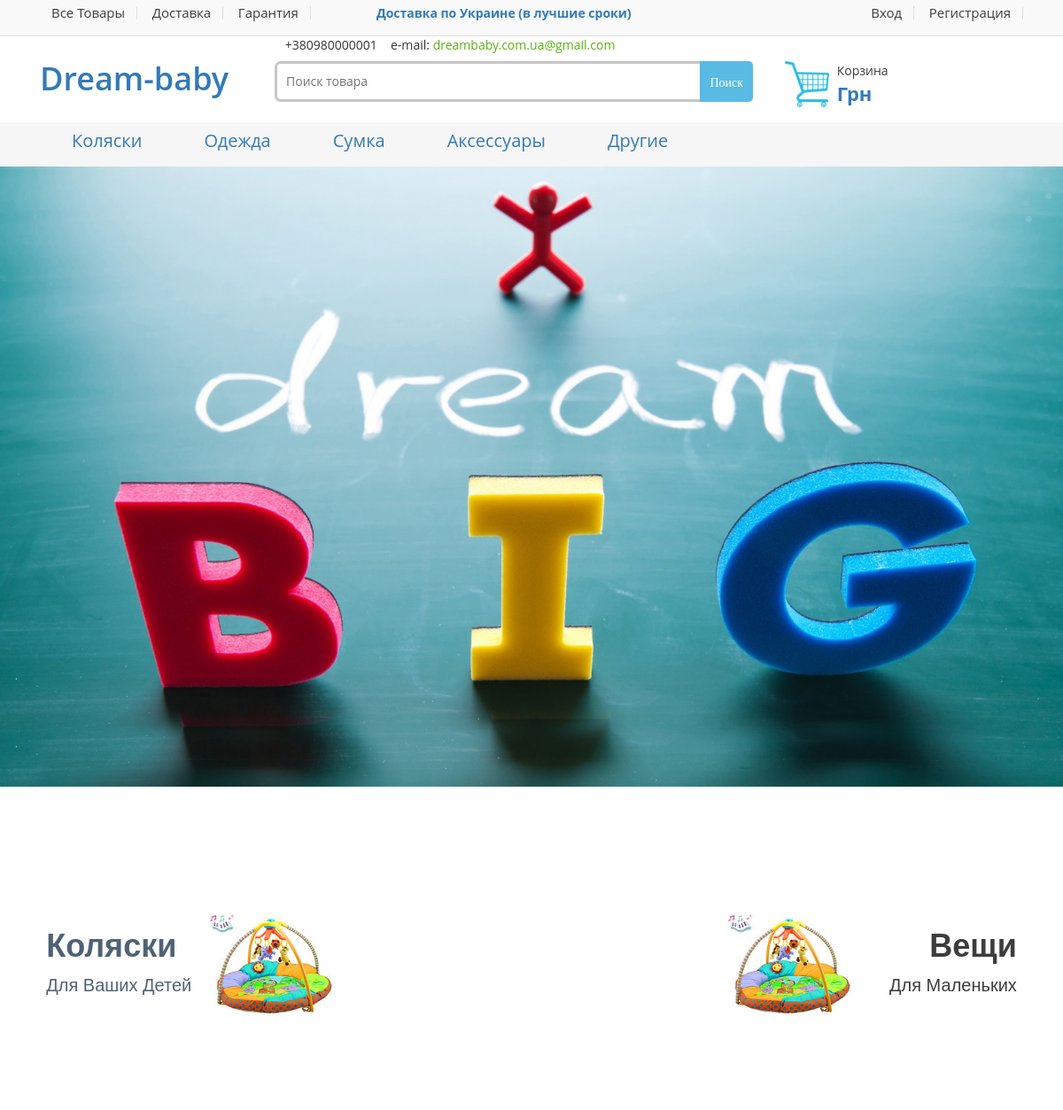
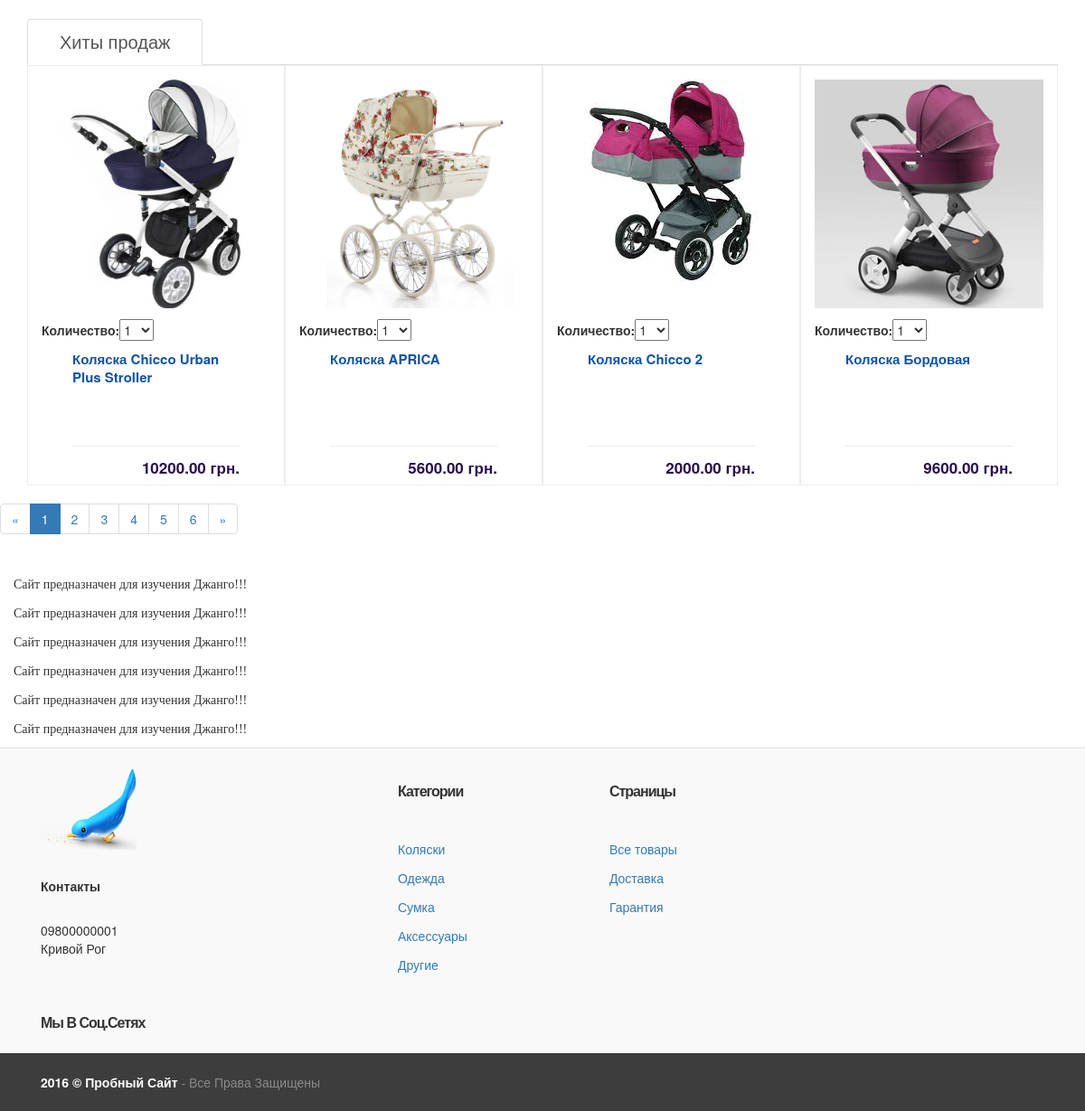
The page / on the database its author committed (2 pictures, top to bottom).
### main/models.py (models this page shows, shortened)
class Category(models.Model):
	name = models.CharField(max_length=255, verbose_name='Название категории')
	alias = models.SlugField(verbose_name='Alias категории')
	class Meta:
		verbose_name = "Категория"
		verbose_name_plural = "Категории"

class Product(models.Model):
	id = models.AutoField(primary_key=True)
	name = models.CharField(
		max_length=255,
		verbose_name='Название товара')
	price = models.DecimalField(
		max_digits=10,
		decimal_places=2,
		default=0,
		verbose_name='Цена')
	image = models.ImageField(
		blank=True,
		verbose_name='Фото',
		null=True)
	alias = models.SlugField(
		verbose_name='Alias товара')
	description = models.TextField(
		blank=True,
		verbose_name="Описание товара")
	created = models.DateTimeField(auto_now_add=True)
	updated = models.DateTimeField(auto_now=True)
	category = models.ForeignKey(Category)
	class Meta:
		verbose_name = "Товар"
		verbose_name_plural = "Товары"

### main/views.py (the view)
# urls.py: url(r'^$', views.home, name = 'home'),
def home(request,):
	category = Category.objects.all()
	products = Product.objects.all()
	cart_product_form = CartAddProductForm()
	paginator = Paginator(products, 4)
	page = request.GET.get('page')
	try:
		products = paginator.page(page)
	except PageNotAnInteger:
		products = paginator.page(1)
	except EmptyPage:
		products = paginator.page(paginator.num_pages)
	return render(request, 'home.html',
					{'products':products, 'categories': category,
						'cart_product_form': cart_product_form})

### cart/forms.py
class CartAddProductForm(forms.Form):
    quantity = forms.TypedChoiceField(choices=PRODUCT_QUANTITY_CHOICES, coerce=int, label="Количество")
    update = forms.BooleanField(required=False, initial=False, widget=forms.HiddenInput)

### main/context_processors.py (called while the page is built)
def st_proc(request):
    return {'PORTAL_URL': request.scheme + '://' + request.get_host()}

### main/templates/home.html
{%extends "base.html"%}
{% load static from staticfiles%}

### templates/base.html (shortened to what this page needs)
{% load staticfiles %}
<!DOCTYPE html>
<html>
<head>
	<link rel="stylesheet" type="text/css" href="{{PORTAL_URL}}{% static "css/style1.css" %}">
	<link rel="stylesheet" type="text/css" href="{{PORTAL_URL}}{% static "css/footer.css" %}">
	<link rel="stylesheet"
          href="https://maxcdn.bootstrapcdn.com/bootstrap/3.3.7/css/bootstrap.min.css">
</head>
<body>
	<div class="wrapper">
		<nav class="top-bar">
			<div class="container">
				<div class="col-xs-12 col-sm-4 no-margin">
					<ul>
						<li>
							<a data-page="7" href="{% url "products" %}">Все товары</a>
						</li>
						<li>
							<a data-page="10" href="{% url "dostavka" %}">Доставка</a>
						</li>
						<li>
							<a data-page="19" href="{% url "garantia" %}">Гарантия</a>
						</li>
					</ul>
				</div>
				<div class="col-xs-12 col-sm-4 no-margin">
					<a href="{% url "garantia" %}"><b>Доставка по Украине (в лучшие сроки)</b></a>
				</div>
				<div class="col-xs-12 col-sm-4 no-margin">
					<ul class="right">
						{% if user.is_authenticated %}
							<li>
								<a id="logout" href="{% url "auth_logout" %}">Выйти</a>
							</li>
							<span>{{user.username}}</span>
						{% else %}
							<li>
								<a id="register" href="{% url "auth_login" %}">Вход</a>
							</li>
							<li>
								<a id="login" href="{% url "registration_register" %}">Регистрация</a>
							</li>
						{% endif %}
					</ul>
				</div>
			</div>
		</nav>
		<header class="header-alt no-padding-bottom">
			<div class="container no-padding">
				<div class="col-xs-12 col-md-3 logo-holder">
					<div class="logo">
						<a href="{% url "home" %}">
							<h1>Dream-baby</h1>
						</a>
					</div>
				</div>
				<div class="col-xs-12 col-md-6 top-search-holder no-margin">
					<div class="contact-row">
						<div class="phone inline">
							+380980000001
						</div>
						<div class="contact inline">
							e-mail:
							<span class="le-color">dreambaby.com.ua@gmail.com</span>
						</div>
					</div>
					<div class="search-area">
						<form action="{% url 'place_search' %}" method="GET">
							<div class="control-group">
								<input class="search-field input_search" type="text" name="q" value="" placeholder="Поиск товара" autocomplete="off">
								<button class="search-button" type="submit" title="Найти"></button>
							</div>
						</form>
					</div>
				</div>
				<div class="col-xs-12 col-md-3 top-cart-row no-margin">
					<div class="top-cart-row-container">
						<div class="top-cart-holder dropdown animate-dropdown">
							<div id="cart_informer" class="backet">
								<div id="cart">
									<a id="cart_a" href="{% url 'cart:CartDetail' %}" class="dropdown-toggle" data-toggle="dropdown">
										<div class="basket-item-count">
											<img src="{{PORTAL_URL}}/static/img/korzina.png" alt="">
										</div>
										<div class="total-price-basket">
											<span class="lbl">Корзина</span>
											<span class="total-price">
											    <span class="sign"> грн</span>
											</span>
										</div>
									</a>
								</div>
							</div>
						</div>
					</div>
				</div>
			</div>
			{% block nav %}
			<nav id="top-megamenu-nav" class="megamenu-vertical animate-dropdown">
				<div class="container">
					<div class="yamm navbar">
						<div id="mc-horizontal-menu-collapse" class="collapse navbar-collapse">
							<ul class="nav navbar-nav">
							{% for category in categories%}
								<li>
									<a href="{{PORTAL_URL}}/category/{{ category.alias }}">{{category.name}}</a>
								</li>
							{% endfor%}
							</ul>
						</div>
					</div>
				</div>
			</nav>
			{% endblock nav %}
		</header>
		{% block content %}
		<div class="top-banner">
			<a href="./">
				<img src="{{PORTAL_URL}}/static/img/dream.jpg" width="1200px" height="700px">
			</a>
		</div>
	</div>
	<div class="clearfix">
		<br>
	</div>
	<section id="banner-holder" class="wow">
		<div class="container">
			<div class="row">
				<div class="col-xs-12 col-md-6 col-sm-6 col-lg-6 banner">
					<a href="{% url "products" %}">
						<div class="banner-text theblue">
							<h1>Коляски</h1>
							<span class="tagline">для Ваших детей</span>
						</div>
						<img class="banner-image img-responsive" alt="" src="{{PORTAL_URL}}/static/img/img3.jpg">
					</a>
				</div>
				<div class="col-xs-12 col-md-6 col-sm-6 col-lg-6 text-right banner">
					<a href="{% url "products" %}">
						<div class="banner-text right">
							<h1>Вещи</h1>
							<span class="tagline">для маленьких</span>
						</div>
						<img class="banner-image img-responsive" alt="" src="{{PORTAL_URL}}/static/img/img3.jpg">
					</a>
				</div>
			</div>
		</div>
	</section>
	<div class="container">
		<div class="tab-holder">
			<ul class="nav nav-tabs">
				<li role="presentation" class="active">
					<a href="{% url "home" %}" data-toggle="tab">Хиты продаж</a>
				</li>
			</ul>
			<div class="tab-content">
				<div id="featured" class="tab-pane active">
					<div class="product-grid-holder">
					{% for product in products %}
						<div class="col-sm-4 col-md-3 no-margin product-item-holder hover">
							<div class="product-item product">
								<div class="image">
									<a href="{{ product.image.url }}">
										<img src="{{ product.image.url }}" >
									</a>
								</div>
								<form class="variants" action="{% url 'cart:CartAdd' product.id %}" method="post">
								{{ cart_product_form }}
									<div class="body">
										<div class="title">
											<a href="{% url 'item' product.alias %}">{{product.name}}</a>
										</div>
									</div>
									<div class="prices">
										<div class="price-current pull-right">
											<span class="pr">{{product.price}} грн.</span>
										</div>
									</div>
								</form>
							</div>
						</div>
						{% endfor %}
					</div>
				</div>
			</div>
		</div>
	</div>
	<div class="paginator">
		{% if products.has_other_pages %}
		<nav aria-label="Page navigation">
			<ul class="pagination">
				<li>
					<a aria-label="Previous" href="{% url "home" %}?page=1">&laquo;
			    	</a>
			    </li>
			    {% for p in products.paginator.page_range %}
			    <li {% if products.number == p %}class="active"{% endif %}>
			    	<a href="{% url "home" %}?page={{ p }}">{{ p }}</a>
			    </li>
			    {% endfor %}
			    <li>
			      	<a href="{% url "home" %}?page={{ products.paginator.num_pages }}">&raquo;</a>
			    </li>
			</ul>
		</nav>
		{% endif %}
	</div>
	<br>
	<div class="container">
		<div class="row">
			<p>
				<span style="font-family: verdana, geneva;">
					Сайт предназначен для изучения Джанго!!!
				</span>
			</p>
			<p>
				<span style="font-family: verdana, geneva;">
					Сайт предназначен для изучения Джанго!!!
				</span>
			</p>
			<p>
				<span style="font-family: verdana, geneva;">
					Сайт предназначен для изучения Джанго!!!
				</span>
			</p>
			<p>
				<span style="font-family: verdana, geneva;">
					Сайт предназначен для изучения Джанго!!!
				</span>
			</p>
			<p>
				<span style="font-family: verdana, geneva;">
					Сайт предназначен для изучения Джанго!!!
				</span>
			</p>
			<p>
				<span style="font-family: verdana, geneva;">
					Сайт предназначен для изучения Джанго!!!
				</span>
			</p>
		</div>
	</div>
	{% endblock content%}
	{% block footer %}
	<footer id="footer" class="color-bg">
		<div class="link-list-row">
			<div class="container no-padding">
				<div class="col-xs-12 col-md-4">
					<div class="contact-info">
						<div class="footer-logo">
							<img src="{{PORTAL_URL}}{% static "img/bird.png" %}">
						</div>
						<p class="regular-bold">Контакты</p>
						<p>
							09800000001
							<br>
							Кривой Рог
						</p>
						<div class="social-icons">
							<h3>Мы в соц.сетях</h3>
						</div>
					</div>
				</div>
				<div class="col-xs-12 col-md-8 no-margin">
					{% block cat%}
					<div class="link-widget">
						<div class="widget">
							<h3>Категории</h3>
							<ul>
								{% for category in categories %}
								<li>
									<a href="{{PORTAL_URL}}/category/{{ category.alias }}">{{category.name}}</a>
								</li>
							    {% endfor%}
							</ul>
						</div>
					</div>
					{% endblock cat %}
					<div class="link-widget">
						<div class="widget">
							<h3>Страницы</h3>
								<ul>
									<li>
										<a href="{% url "products" %}">Все товары</a>
									</li>
									<li>
										<a href="{% url "dostavka" %}">Доставка</a>
									</li>
									<li>
										<a href="{% url "garantia" %}">Гарантия</a>
									</li>
								</ul>
						</div>
					</div>
				</div>
			</div>
			<div class="copyright-bar">
				<div class="container">
					<div class="col-xs-12 col-sm-6 no-margin">
           				<div class="copyright">
              				<a href="{% url 'home' %}">2016 © Пробный сайт </a> - все права защищены
           				</div>
           			</div>
           		</div>
          	</div>
		</div>
	</footer>
	{% endblock footer %}
</body>
</html>

### static/css/footer.css (style rules this page uses)
#footer { padding: 15px 0 0 0; }
.color-bg { background-color: #f9f9f9; border-top: 1px solid #e0e0e0; }
.no-padding { padding: 0; }
.container { width: 1200px; }
.container { margin-right: auto; margin-left: auto; }
#footer .link-list-row .contact-info { text-transform: capitalize; }
#footer .link-list-row .footer-logo { display: inline-block; vertical-align: top; margin: 7px 0 30px 0; }
#footer .link-list-row .contact-info .regular-bold { margin: 0 0 29px 0; }
.regular-bold { font-weight: 700; }
img { width: auto; max-width: 100%; }
#footer .link-list-row .contact-info .social-icons { margin: 58px 0 0 0; }
#footer .link-list-row .contact-info .social-icons h3 { line-height: 27px; }
#footer h3 { text-transform: capitalize; font-size: 16px; line-height: 24px; letter-spacing: -1px; padding-bottom: 11px; }
h1, h2, h3, h4, h5 { margin: 0; font-family: 'Open Sans', sans-serif; font-weight: 600 !important; }
ul { margin: 0; padding: 0; }
ul { list-style: none; }
#footer .link-list-row .link-widget { display: inline-block; vertical-align: top; width: 215px; margin: 0 0 0 15px; }
#footer .link-list-row .link-widget h3 { padding-bottom: 32px; }
#footer .link-list-row .link-widget li { margin: 0 0 12px 0; }
#footer .copyright-bar { background-color: #3d3d3d; padding: 17px 0; text-transform: capitalize; }
#footer .copyright-bar .copyright { line-height: 30px;color: #8a8a8a; }
#footer .copyright-bar .copyright a { color: #fff; font-weight: 600; }

### rows shown on the page
Category: name "Коляски"
Category: name "Одежда"
Category: name "Сумка"
Category: name "Аксессуары"
Category: name "Другие"
Product: image (picture), name "Коляска Chicco Urban Plus Stroller", price "10200.00"
Product: image (picture), name "Коляска APRICA", price "5600.00"
Product: image (picture), name "Коляска Chicco 2", price "2000.00"
Product: image (picture), name "Коляска Бордовая", price "9600.00"

### other values the page prints
{{ p }} "1" "2" "3" "4" "5" "6"
